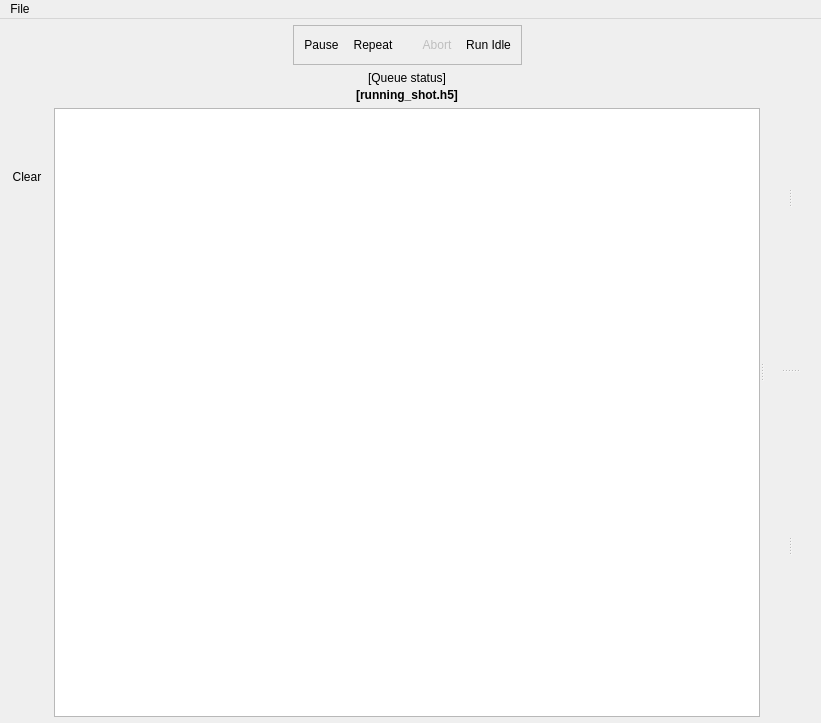
<?xml version="1.0" encoding="UTF-8"?>
<ui version="4.0">
 <class>BLACS</class>
 <widget class="QMainWindow" name="BLACS">
  <property name="geometry">
   <rect>
    <x>0</x>
    <y>0</y>
    <width>821</width>
    <height>723</height>
   </rect>
  </property>
  <property name="windowTitle">
   <string>blacs - the labscript suite</string>
  </property>
  <property name="windowIcon">
   <iconset>
    <normaloff>:/qtutils/custom/blacs.png</normaloff>:/qtutils/custom/blacs.png</iconset>
  </property>
  <widget class="QWidget" name="centralwidget">
   <property name="styleSheet">
    <string notr="true">QPushButton {
     border: none;
     padding: 4px;
 }

QPushButton:hover {
     background-color: qlineargradient(x1: 0, y1: 0, x2: 0, y2: 1,
                                       stop: 0 #f6f7fa, stop: 1 #dadbde);
     border: 1px solid #8f8f91;
     border-radius: 3px;
 }

 QPushButton:pressed {
     background-color: qlineargradient(x1: 0, y1: 0, x2: 0, y2: 1,
                                       stop: 0 #dadbde, stop: 1 #f6f7fa);
     border: 1px solid #8f8f91;
     border-radius: 3px;
 }

QPushButton:checked {
     background-color: #dadbde;
     border: 1px solid #8f8f91;
     border-radius: 3px;
 }

QPushButton:hover:checked {
     background-color: qlineargradient(x1: 0, y1: 0, x2: 0, y2: 1,
                                       stop: 0 #dadbde, stop: 1 #f6f7fa);
     border: 1px solid #8f8f91;
     border-radius: 3px;
 }

QToolButton {
     border: none;
     padding: 2px;
 }

QToolButton:hover {
     background-color: qlineargradient(x1: 0, y1: 0, x2: 0, y2: 1,
                                       stop: 0 #f6f7fa, stop: 1 #dadbde);
     border: 1px solid #8f8f91;
     border-radius: 3px;
 }

 QToolButton:pressed {
     background-color: qlineargradient(x1: 0, y1: 0, x2: 0, y2: 1,
                                       stop: 0 #dadbde, stop: 1 #f6f7fa);
     border: 1px solid #8f8f91;
     border-radius: 3px;
 }

QToolButton:checked {
     background-color: #dadbde;
     border: 1px solid #8f8f91;
     border-radius: 3px;
 }

QToolButton:hover:checked {
     background-color: qlineargradient(x1: 0, y1: 0, x2: 0, y2: 1,
                                       stop: 0 #dadbde, stop: 1 #f6f7fa);
     border: 1px solid #8f8f91;
     border-radius: 3px;
 }
</string>
   </property>
   <layout class="QVBoxLayout" name="verticalLayout_13">
    <property name="spacing">
     <number>0</number>
    </property>
    <property name="margin" stdset="0">
     <number>6</number>
    </property>
    <item>
     <layout class="QVBoxLayout" name="notifications">
      <property name="sizeConstraint">
       <enum>QLayout::SetMinimumSize</enum>
      </property>
      <item>
       <layout class="QHBoxLayout" name="notifications_minimized">
        <property name="spacing">
         <number>3</number>
        </property>
        <property name="sizeConstraint">
         <enum>QLayout::SetMinimumSize</enum>
        </property>
        <item>
         <spacer name="horizontalSpacer_6">
          <property name="orientation">
           <enum>Qt::Horizontal</enum>
          </property>
          <property name="sizeType">
           <enum>QSizePolicy::Expanding</enum>
          </property>
          <property name="sizeHint" stdset="0">
           <size>
            <width>40</width>
            <height>0</height>
           </size>
          </property>
         </spacer>
        </item>
       </layout>
      </item>
     </layout>
    </item>
    <item>
     <layout class="QVBoxLayout" name="verticalLayout_12">
      <item>
       <widget class="QSplitter" name="main_splitter">
        <property name="sizePolicy">
         <sizepolicy hsizetype="Expanding" vsizetype="Expanding">
          <horstretch>0</horstretch>
          <verstretch>0</verstretch>
         </sizepolicy>
        </property>
        <property name="orientation">
         <enum>Qt::Horizontal</enum>
        </property>
        <widget class="QWidget" name="verticalLayoutWidget_2">
         <layout class="QVBoxLayout" name="verticalLayout_10">
          <property name="sizeConstraint">
           <enum>QLayout::SetMinimumSize</enum>
          </property>
          <item>
           <layout class="QGridLayout" name="gridLayout" columnstretch="0,0">
            <item row="0" column="1">
             <layout class="QHBoxLayout" name="horizontalLayout">
              <property name="spacing">
               <number>0</number>
              </property>
              <item>
               <spacer name="horizontalSpacer_2">
                <property name="orientation">
                 <enum>Qt::Horizontal</enum>
                </property>
                <property name="sizeHint" stdset="0">
                 <size>
                  <width>40</width>
                  <height>20</height>
                 </size>
                </property>
               </spacer>
              </item>
              <item>
               <widget class="QFrame" name="queue_controls_frame">
                <property name="frameShape">
                 <enum>QFrame::StyledPanel</enum>
                </property>
                <layout class="QVBoxLayout" name="verticalLayout">
                 <property name="margin" stdset="0">
                  <number>6</number>
                 </property>
                 <item>
                  <layout class="QHBoxLayout" name="queue_control_buttons_horizontalLayout">
                   <property name="spacing">
                    <number>6</number>
                   </property>
                   <property name="leftMargin">
                    <number>0</number>
                   </property>
                   <property name="topMargin">
                    <number>0</number>
                   </property>
                   <property name="rightMargin">
                    <number>0</number>
                   </property>
                   <item>
                    <widget class="QPushButton" name="queue_pause_button">
                     <property name="focusPolicy">
                      <enum>Qt::NoFocus</enum>
                     </property>
                     <property name="toolTip">
                      <string>Pause the queue</string>
                     </property>
                     <property name="text">
                      <string>Pause</string>
                     </property>
                     <property name="icon">
                      <iconset>
                       <normaloff>:/qtutils/fugue/control-pause.png</normaloff>:/qtutils/fugue/control-pause.png</iconset>
                     </property>
                     <property name="checkable">
                      <bool>true</bool>
                     </property>
                     <property name="checked">
                      <bool>false</bool>
                     </property>
                    </widget>
                   </item>
                   <item>
                    <layout class="QHBoxLayout" name="horizontalLayout_2">
                     <property name="spacing">
                      <number>0</number>
                     </property>
                     <property name="leftMargin">
                      <number>0</number>
                     </property>
                     <item>
                      <widget class="QPushButton" name="queue_repeat_button">
                       <property name="focusPolicy">
                        <enum>Qt::NoFocus</enum>
                       </property>
                       <property name="toolTip">
                        <string>Re-add shots to the end of the queue after completion</string>
                       </property>
                       <property name="text">
                        <string>Repeat</string>
                       </property>
                       <property name="icon">
                        <iconset>
                         <normaloff>:/qtutils/fugue/arrow-repeat.png</normaloff>:/qtutils/fugue/arrow-repeat.png</iconset>
                       </property>
                       <property name="checkable">
                        <bool>true</bool>
                       </property>
                      </widget>
                     </item>
                     <item>
                      <widget class="QToolButton" name="repeat_mode_select_button">
                       <property name="toolTip">
                        <string>Select repeat mode</string>
                       </property>
                       <property name="text">
                        <string/>
                       </property>
                       <property name="icon">
                        <iconset>
                         <normaloff>:/qtutils/fugue/control-270.png</normaloff>:/qtutils/fugue/control-270.png</iconset>
                       </property>
                       <property name="iconSize">
                        <size>
                         <width>8</width>
                         <height>19</height>
                        </size>
                       </property>
                       <property name="popupMode">
                        <enum>QToolButton::InstantPopup</enum>
                       </property>
                       <property name="arrowType">
                        <enum>Qt::NoArrow</enum>
                       </property>
                      </widget>
                     </item>
                    </layout>
                   </item>
                   <item>
                    <widget class="QPushButton" name="queue_abort_button">
                     <property name="enabled">
                      <bool>false</bool>
                     </property>
                     <property name="focusPolicy">
                      <enum>Qt::NoFocus</enum>
                     </property>
                     <property name="toolTip">
                      <string>Abort current shot in progress</string>
                     </property>
                     <property name="text">
                      <string>Abort</string>
                     </property>
                     <property name="icon">
                      <iconset>
                       <normaloff>:/qtutils/fugue/cross-octagon.png</normaloff>:/qtutils/fugue/cross-octagon.png</iconset>
                     </property>
                    </widget>
                   </item>
                   <item>
                    <widget class="QPushButton" name="queue_idle_button">
                     <property name="focusPolicy">
                      <enum>Qt::NoFocus</enum>
                     </property>
                     <property name="toolTip">
                      <string>Run idle shots when queue is empty</string>
                     </property>
                     <property name="text">
                      <string>Run Idle</string>
                     </property>
                     <property name="icon">
                      <iconset>
                       <normaloff>:/qtutils/fugue/arrow-090.png</normaloff>:/qtutils/fugue/arrow-090.png</iconset>
                     </property>
                     <property name="checkable">
                      <bool>true</bool>
                     </property>
                     <property name="checked">
                      <bool>false</bool>
                     </property>
                    </widget>
                   </item>
                  </layout>
                 </item>
                </layout>
               </widget>
              </item>
              <item>
               <spacer name="horizontalSpacer_4">
                <property name="orientation">
                 <enum>Qt::Horizontal</enum>
                </property>
                <property name="sizeHint" stdset="0">
                 <size>
                  <width>40</width>
                  <height>20</height>
                 </size>
                </property>
               </spacer>
              </item>
             </layout>
            </item>
            <item row="5" column="1">
             <layout class="QVBoxLayout" name="analysis"/>
            </item>
            <item row="4" column="1">
             <widget class="QueueTreeview" name="treeview">
              <property name="sizePolicy">
               <sizepolicy hsizetype="Expanding" vsizetype="Expanding">
                <horstretch>0</horstretch>
                <verstretch>1</verstretch>
               </sizepolicy>
              </property>
              <property name="acceptDrops">
               <bool>true</bool>
              </property>
              <property name="toolTip">
               <string/>
              </property>
              <property name="editTriggers">
               <set>QAbstractItemView::NoEditTriggers</set>
              </property>
              <property name="dragDropMode">
               <enum>QAbstractItemView::DropOnly</enum>
              </property>
              <property name="selectionMode">
               <enum>QAbstractItemView::ExtendedSelection</enum>
              </property>
              <property name="textElideMode">
               <enum>Qt::ElideLeft</enum>
              </property>
              <property name="indentation">
               <number>0</number>
              </property>
              <property name="animated">
               <bool>true</bool>
              </property>
             </widget>
            </item>
            <item row="4" column="0">
             <layout class="QVBoxLayout" name="verticalLayout_2">
              <property name="sizeConstraint">
               <enum>QLayout::SetMinimumSize</enum>
              </property>
              <item>
               <widget class="QToolButton" name="queue_add_button">
                <property name="toolTip">
                 <string>Add to queue</string>
                </property>
                <property name="text">
                 <string/>
                </property>
                <property name="icon">
                 <iconset>
                  <normaloff>:/qtutils/fugue/plus.png</normaloff>:/qtutils/fugue/plus.png</iconset>
                </property>
               </widget>
              </item>
              <item>
               <widget class="QToolButton" name="queue_delete_button">
                <property name="focusPolicy">
                 <enum>Qt::NoFocus</enum>
                </property>
                <property name="toolTip">
                 <string>Delete selected shots from queue</string>
                </property>
                <property name="text">
                 <string/>
                </property>
                <property name="icon">
                 <iconset>
                  <normaloff>:/qtutils/fugue/minus.png</normaloff>:/qtutils/fugue/minus.png</iconset>
                </property>
               </widget>
              </item>
              <item>
               <widget class="QToolButton" name="queue_clear_button">
                <property name="focusPolicy">
                 <enum>Qt::NoFocus</enum>
                </property>
                <property name="toolTip">
                 <string>Clear queue of all shots</string>
                </property>
                <property name="text">
                 <string>Clear</string>
                </property>
                <property name="icon">
                 <iconset>
                  <normaloff>:/qtutils/fugue/bin-metal-full.png</normaloff>:/qtutils/fugue/bin-metal-full.png</iconset>
                </property>
               </widget>
              </item>
              <item>
               <spacer name="verticalSpacer">
                <property name="orientation">
                 <enum>Qt::Vertical</enum>
                </property>
                <property name="sizeHint" stdset="0">
                 <size>
                  <width>20</width>
                  <height>40</height>
                 </size>
                </property>
               </spacer>
              </item>
              <item>
               <widget class="QToolButton" name="queue_push_to_top">
                <property name="sizePolicy">
                 <sizepolicy hsizetype="Fixed" vsizetype="Fixed">
                  <horstretch>0</horstretch>
                  <verstretch>0</verstretch>
                 </sizepolicy>
                </property>
                <property name="focusPolicy">
                 <enum>Qt::NoFocus</enum>
                </property>
                <property name="toolTip">
                 <string>Move to top</string>
                </property>
                <property name="text">
                 <string/>
                </property>
                <property name="icon">
                 <iconset>
                  <normaloff>:/qtutils/fugue/arrow-stop-090.png</normaloff>:/qtutils/fugue/arrow-stop-090.png</iconset>
                </property>
               </widget>
              </item>
              <item>
               <widget class="QToolButton" name="queue_push_up">
                <property name="sizePolicy">
                 <sizepolicy hsizetype="Fixed" vsizetype="Fixed">
                  <horstretch>0</horstretch>
                  <verstretch>0</verstretch>
                 </sizepolicy>
                </property>
                <property name="focusPolicy">
                 <enum>Qt::NoFocus</enum>
                </property>
                <property name="toolTip">
                 <string>Move up</string>
                </property>
                <property name="text">
                 <string/>
                </property>
                <property name="icon">
                 <iconset>
                  <normaloff>:/qtutils/fugue/arrow-090.png</normaloff>:/qtutils/fugue/arrow-090.png</iconset>
                </property>
               </widget>
              </item>
              <item>
               <widget class="QToolButton" name="queue_push_down">
                <property name="sizePolicy">
                 <sizepolicy hsizetype="Fixed" vsizetype="Fixed">
                  <horstretch>0</horstretch>
                  <verstretch>0</verstretch>
                 </sizepolicy>
                </property>
                <property name="focusPolicy">
                 <enum>Qt::NoFocus</enum>
                </property>
                <property name="toolTip">
                 <string>Move down</string>
                </property>
                <property name="text">
                 <string/>
                </property>
                <property name="icon">
                 <iconset>
                  <normaloff>:/qtutils/fugue/arrow-270.png</normaloff>:/qtutils/fugue/arrow-270.png</iconset>
                </property>
               </widget>
              </item>
              <item>
               <widget class="QToolButton" name="queue_push_to_bottom">
                <property name="sizePolicy">
                 <sizepolicy hsizetype="Fixed" vsizetype="Fixed">
                  <horstretch>0</horstretch>
                  <verstretch>0</verstretch>
                 </sizepolicy>
                </property>
                <property name="focusPolicy">
                 <enum>Qt::NoFocus</enum>
                </property>
                <property name="toolTip">
                 <string>Move to bottom</string>
                </property>
                <property name="text">
                 <string/>
                </property>
                <property name="icon">
                 <iconset>
                  <normaloff>:/qtutils/fugue/arrow-stop-270.png</normaloff>:/qtutils/fugue/arrow-stop-270.png</iconset>
                </property>
               </widget>
              </item>
              <item>
               <spacer name="verticalSpacer_2">
                <property name="orientation">
                 <enum>Qt::Vertical</enum>
                </property>
                <property name="sizeHint" stdset="0">
                 <size>
                  <width>20</width>
                  <height>40</height>
                 </size>
                </property>
               </spacer>
              </item>
             </layout>
            </item>
            <item row="2" column="1">
             <layout class="QVBoxLayout" name="queue_status_verticalLayout">
              <property name="spacing">
               <number>3</number>
              </property>
              <property name="topMargin">
               <number>0</number>
              </property>
              <item>
               <widget class="QLabel" name="queue_status">
                <property name="text">
                 <string>[Queue status]</string>
                </property>
                <property name="alignment">
                 <set>Qt::AlignCenter</set>
                </property>
               </widget>
              </item>
              <item>
               <widget class="QLabel" name="running_shot_name">
                <property name="text">
                 <string>&lt;b&gt;[running_shot.h5]&lt;/b&gt;</string>
                </property>
                <property name="alignment">
                 <set>Qt::AlignCenter</set>
                </property>
               </widget>
              </item>
             </layout>
            </item>
           </layout>
          </item>
         </layout>
        </widget>
        <widget class="QSplitter" name="tab_horizontal_splitter">
         <property name="sizePolicy">
          <sizepolicy hsizetype="Expanding" vsizetype="Expanding">
           <horstretch>0</horstretch>
           <verstretch>0</verstretch>
          </sizepolicy>
         </property>
         <property name="orientation">
          <enum>Qt::Vertical</enum>
         </property>
         <widget class="QSplitter" name="tab_top_vertical_splitter">
          <property name="sizePolicy">
           <sizepolicy hsizetype="Expanding" vsizetype="Expanding">
            <horstretch>0</horstretch>
            <verstretch>0</verstretch>
           </sizepolicy>
          </property>
          <property name="orientation">
           <enum>Qt::Horizontal</enum>
          </property>
          <widget class="QWidget" name="widget_2" native="true">
           <layout class="QVBoxLayout" name="verticalLayout_3">
            <property name="margin" stdset="0">
             <number>6</number>
            </property>
            <item>
             <layout class="QVBoxLayout" name="tab_container_0"/>
            </item>
           </layout>
          </widget>
          <widget class="QWidget" name="widget_5" native="true">
           <layout class="QVBoxLayout" name="verticalLayout_4">
            <property name="margin" stdset="0">
             <number>6</number>
            </property>
            <item>
             <layout class="QVBoxLayout" name="tab_container_1"/>
            </item>
           </layout>
          </widget>
         </widget>
         <widget class="QSplitter" name="tab_bottom_vertical_splitter">
          <property name="sizePolicy">
           <sizepolicy hsizetype="Expanding" vsizetype="Expanding">
            <horstretch>0</horstretch>
            <verstretch>0</verstretch>
           </sizepolicy>
          </property>
          <property name="orientation">
           <enum>Qt::Horizontal</enum>
          </property>
          <widget class="QWidget" name="widget_3" native="true">
           <layout class="QVBoxLayout" name="verticalLayout_6">
            <property name="margin" stdset="0">
             <number>6</number>
            </property>
            <item>
             <layout class="QVBoxLayout" name="tab_container_2"/>
            </item>
           </layout>
          </widget>
          <widget class="QWidget" name="widget_6" native="true">
           <layout class="QVBoxLayout" name="verticalLayout_8">
            <property name="margin" stdset="0">
             <number>6</number>
            </property>
            <item>
             <layout class="QVBoxLayout" name="tab_container_3"/>
            </item>
           </layout>
          </widget>
         </widget>
        </widget>
       </widget>
      </item>
     </layout>
    </item>
   </layout>
  </widget>
  <widget class="QMenuBar" name="menubar">
   <property name="geometry">
    <rect>
     <x>0</x>
     <y>0</y>
     <width>821</width>
     <height>22</height>
    </rect>
   </property>
   <widget class="QMenu" name="menuFile">
    <property name="title">
     <string>File</string>
    </property>
    <addaction name="actionAdd_to_queue"/>
    <addaction name="actionOpen"/>
    <addaction name="actionSave"/>
    <addaction name="separator"/>
    <addaction name="actionOpenPreferences"/>
    <addaction name="separator"/>
    <addaction name="actionExit"/>
   </widget>
   <addaction name="menuFile"/>
  </widget>
  <action name="actionOpen">
   <property name="icon">
    <iconset>
     <normaloff>:/qtutils/fugue/folder-open.png</normaloff>:/qtutils/fugue/folder-open.png</iconset>
   </property>
   <property name="text">
    <string>Load front-panel</string>
   </property>
  </action>
  <action name="actionSave">
   <property name="icon">
    <iconset>
     <normaloff>:/qtutils/fugue/disk.png</normaloff>:/qtutils/fugue/disk.png</iconset>
   </property>
   <property name="text">
    <string>Save front-panel</string>
   </property>
  </action>
  <action name="actionExit">
   <property name="icon">
    <iconset>
     <normaloff>:/qtutils/fugue/cross-button.png</normaloff>:/qtutils/fugue/cross-button.png</iconset>
   </property>
   <property name="text">
    <string>Exit</string>
   </property>
  </action>
  <action name="actionOpenPreferences">
   <property name="icon">
    <iconset>
     <normaloff>:/qtutils/fugue/gear.png</normaloff>:/qtutils/fugue/gear.png</iconset>
   </property>
   <property name="text">
    <string>Preferences</string>
   </property>
  </action>
  <action name="actionAdd_to_queue">
   <property name="icon">
    <iconset>
     <normaloff>:/qtutils/fugue/plus.png</normaloff>:/qtutils/fugue/plus.png</iconset>
   </property>
   <property name="text">
    <string>Add to queue</string>
   </property>
  </action>
  <action name="actionEdit_Connection_Table">
   <property name="text">
    <string>Edit</string>
   </property>
  </action>
  <action name="actionSelect_Globals">
   <property name="text">
    <string>Select Globals</string>
   </property>
  </action>
  <action name="actionRecompile">
   <property name="text">
    <string>Recompile</string>
   </property>
  </action>
 </widget>
 <customwidgets>
  <customwidget>
   <class>QueueTreeview</class>
   <extends>QTreeView</extends>
   <header>qtutils/widgets.h</header>
  </customwidget>
 </customwidgets>
 <resources/>
 <connections>
  <connection>
   <sender>actionExit</sender>
   <signal>triggered()</signal>
   <receiver>BLACS</receiver>
   <slot>close()</slot>
   <hints>
    <hint type="sourcelabel">
     <x>-1</x>
     <y>-1</y>
    </hint>
    <hint type="destinationlabel">
     <x>360</x>
     <y>299</y>
    </hint>
   </hints>
  </connection>
 </connections>
</ui>
